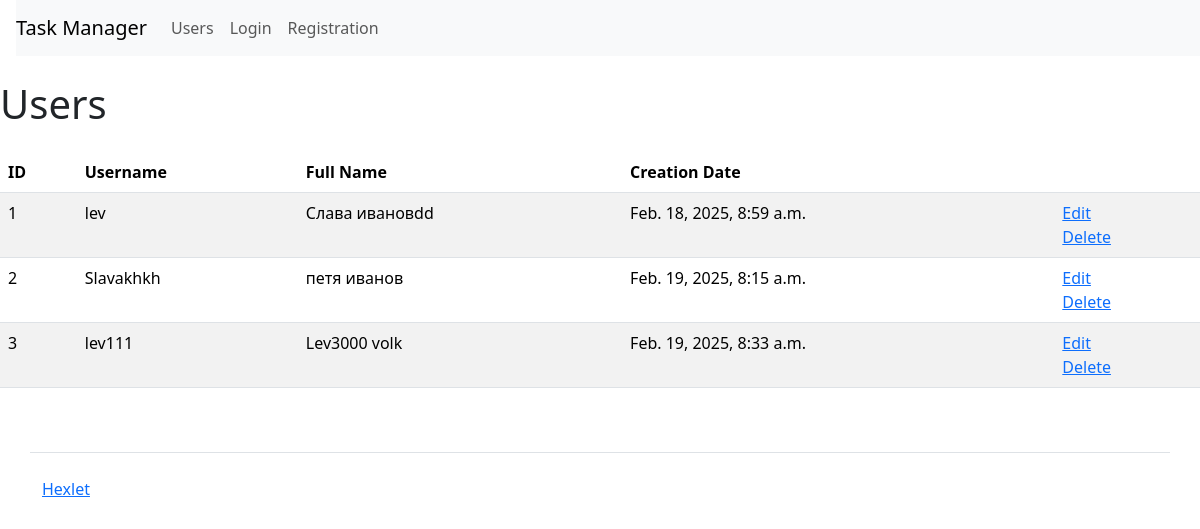
/users/, run on the app's committed database.
### task_manager/users/models.py (models this page shows)
class User(AbstractUser):
    def __str__(self):
        return self.get_full_name()

### task_manager/users/views.py (the view)
# urls.py: path('', UsersListView.as_view(), name='list'),
class UsersListView(ListView):
    template_name = 'users/list.html'
    model = get_user_model()

### task_manager/templates/users/list.html
{% extends 'base.html' %}
{% load i18n %}
{% block content %}
<h1 class="my-4">
    {% translate 'Users' %}
</h1>
<table class="table table-striped">
  <thead>
    <tr>
      <th>{% translate 'ID' %}</th>
      <th>{% translate 'Username' %}</th>
      <th>{% translate 'Full Name' %}</th>
      <th>{% translate 'Creation Date' %}</th>
      <th></th>
    </tr>
  </thead>
  <tbody>
    {% for user in user_list %}
    <tr>
      <td>{{ user.id }}</td>
      <td>{{ user.username }}</td>
      <td>{{ user.get_full_name }}</td>
      <td>{{ user.date_joined }}</td>
      <td>
        <a href="{% url 'users:update' user.id%}">{% translate 'Edit' %}</a>
        <br>
        <a href="{% url 'users:delete' user.id %}">{% translate 'Delete' %}</a>
      </td>
    </tr>
    {% endfor %}
  </tbody>
</table>
{% endblock %}

### data on the page
User: id "1", username "lev", get_full_name "Слава ивановdd", date_joined "Feb. 18, 2025, 8:59 a.m."
User: id "2", username "Slavakhkh", get_full_name "петя иванов", date_joined "Feb. 19, 2025, 8:15 a.m."
User: id "3", username "lev111", get_full_name "Lev3000 volk", date_joined "Feb. 19, 2025, 8:33 a.m."
